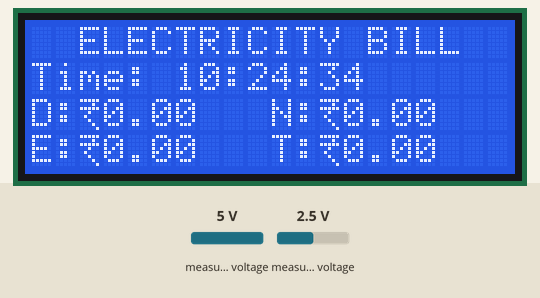
Simulated run of this sketch. Board: Arduino Uno, built with avr-gcc and run on an emulated ATmega328P. On the bench: 20×4 character LCD. Inputs (shaded band) come from the test bench; at power-on: measured voltage 5 V, measured voltage 2.5 V. The local clock reads 2024-03-15 10:24:30 at power-on unless the sketch sets it; EEPROM starts erased.

Above: at 4.8 s.
At 15.4 s:
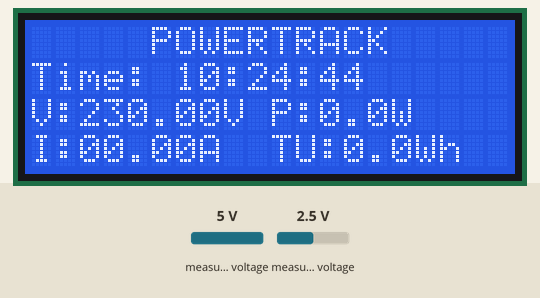
15.5 s: measured voltage (sensor 0) set to 0.3 V
At 17.8 s:
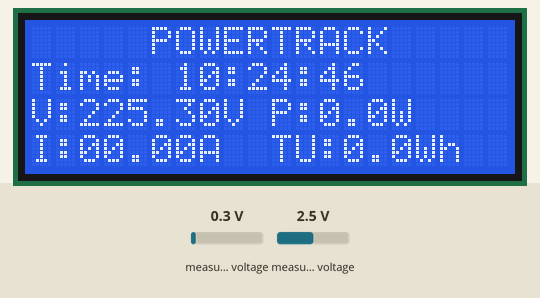
23.3 s: measured voltage (sensor 0) set to 3.8 V
At 37.0 s:
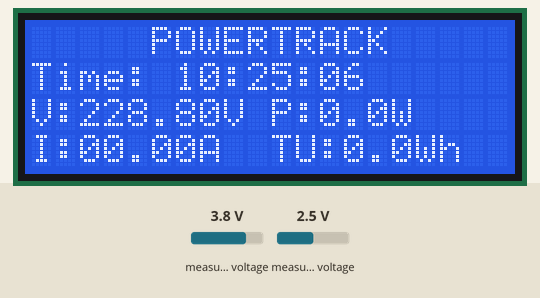
58.5 s: measured voltage (sensor 0) set to 7.5 V
At 61.3 s:
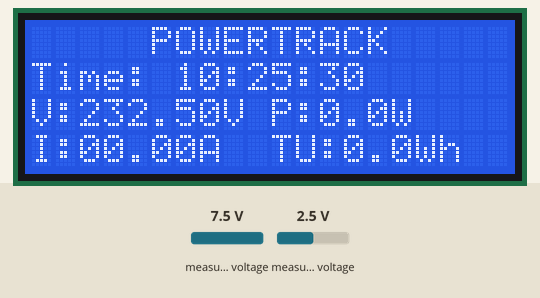
Timing chart, 0 to 62.4 s (numbered marks = the images above; inputs shaded):
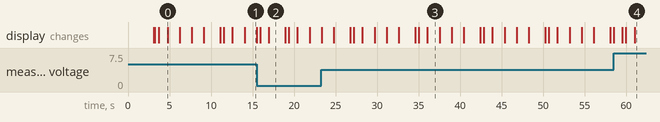

The sketch:

PowerTrack_Main.ino
```cpp
/*
 PowerTrack: An IoT based Energy Meter
   An Energy Meter featuring:
    1. Voltage Calculation
    2. Current Calculation
    3. Power Calculation
    4. Current Day Units consumption
    5. Units consumed wrt. time of Day
    6. Electric Bill Calculation System wrt. time of Day

    created 14 Mar 2024
    by Amith Mathew Titus, Anugraha M. and Chaithanya C.
*/

//Only Change these Parameters if Required

String Meter_Number = "00001";
float Input_Voltage = 4.96;
int Page_Change_Delay = 4000;
int In_Page_Loop_Delay = 1000;
float Country_Frequency = 50.0;

//////////////////////////////////////////////////////////////////////////////////////////////////////////////////////////////
/////////////////////////////////////Code Begins Here/////////////////////////////////////////////////////////////////////////
//////////////////////////////////////////////////////////////////////////////////////////////////////////////////////////////

#include <LiquidCrystal_I2C.h>
#include "ADS1X15.h"
#include <Wire.h>
#include <SoftwareSerial.h>
#include <ZMPT101B.h>
#include "RTClib.h"
#include <EEPROM.h>

#define SENSITIVITY 500.0f

LiquidCrystal_I2C lcd(0X27, 20, 4); //(address, Length, Width)

SoftwareSerial s(4, 2);  //(RX,TX)

ADS1115 ADS(0x48);

//Voltage ZMPT101B
ZMPT101B VoltSense(A2, Country_Frequency);
float V = 0;

//Current ACS758
float I = 0;
uint8_t i = 0;
uint32_t period = 1000000 / Country_Frequency;

//Power
double realPower;
double Pfactor = 0.0;
float P = 0;

//Units & Price
float units = 0;
float Unit_Day, Unit_Eve, Unit_Night, Today_Unit;
int This_Day;

//Data Send 'n' Recieve
String PriceDay, PriceNight, PriceEve;
float fPriceDay = 0.0;
float fPriceNight = 0.0;
float fPriceEve = 0.0;
float Pri_Day = 0.0;
float Pri_Eve = 0.0;
float Pri_Night = 0.0;
float Total_Rate = 0.0;

char c;
String dataIn;
int8_t indexOfA, indexOfB, indexOfC;

//Initialize other Variables
long Screenxt = 0;
unsigned long lasttime = 0;
long ScreenSelect = 0;

//Time RTC
RTC_DS3231 rtc;

byte RupeeSymbol[] = { 0x1F, 0x02, 0x1F, 0x04, 0x08, 0x04, 0x02, 0x01};

void setup() {
  Serial.begin(115200);
  s.begin(9600);
  VoltSense.setSensitivity(SENSITIVITY);
  Wire.begin();
  rtc.begin();
  lcd.init();
  lcd.backlight();
  lcd.setCursor(5, 0);
  lcd.print("POWERTRACK");
  lcd.setCursor(2, 2);
  lcd.print("Meter No : ");
  lcd.print(Meter_Number);
  delay(3000);
  lcd.clear();

  lcd.createChar(1, RupeeSymbol);

  if (rtc.lostPower())  //sets the RTC to the date & time this sketch was compiled
  {
    rtc.adjust(DateTime(F(__DATE__), F(__TIME__)));
  }
  ADS.begin();

  //EEPROM Usage
  int k;
  EEPROM.get(0, k);

  if (k != 12) {
    EEPROM.put(0, 12);
    Unit_Day = 0.00f;
    Unit_Eve = 0.00f;
    Unit_Night = 0.00f;
    Today_Unit =0.00f;
    This_Day = 0;

  } else if (k = 12) {
    EEPROM.get(40, Today_Unit);
    EEPROM.get(50, Unit_Day);
    EEPROM.get(60, Unit_Eve);
    EEPROM.get(70, Unit_Night);
    EEPROM.get(90, This_Day);

  }

  delay(100);
}

void loop() {

  if (millis() - Screenxt > Page_Change_Delay) {
    ScreenSelect += 1;
    Screenxt = millis();
  }

  if (millis() - lasttime > 500) {
    if ((ScreenSelect % 3) == 1) {
      lcd.clear();
      displayPage_1();
    }

    else if ((ScreenSelect % 3) == 2) {
      lcd.clear();
      displayPage_2();
    }

    else if ((ScreenSelect % 3) == 0) {
      lcd.clear();
      displayPage_3();
    }
  }
}

void displayPage_1() {
  for (int j = 0; j < 5; j++) {

    lcd.setCursor(5, 0);
    lcd.print("POWERTRACK");

    time();

    Get_Voltage();

    getRmsCurrent();

    getPower();

    getEnergy();

    Price_Calculation();

    SendReceiveData();

    //Voltage
    if (V < 40) {
      lcd.setCursor(0, 2);
      lcd.print("V:000.00V ");  //Voltage

    } else {
      lcd.setCursor(0, 2);
      lcd.print("V:" + String(V, 2) + "V ");
    }

    //Current
    if (I < 0.031) {
      lcd.setCursor(0, 3);
      lcd.print("I:00.00A  ");  //Current
    } else if (I <= 9) {
      lcd.setCursor(0, 3);
      lcd.print("I:0" + String(I, 2) + "A");
    } else {
      lcd.setCursor(0, 3);
      lcd.print("I:" + String(I, 2) + "A");
    }

    //Power
    if (P >= 1000) {
      lcd.setCursor(10, 2);
      lcd.print("P:" + String(P / 1000, 3) + "kW");
    } else {
      lcd.setCursor(10, 2);
      lcd.print("P:" + String(P, 1) + "W");
    }

    //Power Factor
    if (Today_Unit >= 1000) {
      lcd.setCursor(10, 3);
      lcd.print("TU:" + String(Today_Unit/1000, 2) + "kWh");
    } else {
      lcd.setCursor(10, 3);
      lcd.print("TU:" + String(Today_Unit, 1) + "Wh");
    }

    delay(In_Page_Loop_Delay);
  }
  lasttime = millis();
}

void displayPage_2() {

  for (int j = 0; j < 5; j++) {

    lcd.setCursor(2, 0);
    lcd.print("UNITS wrt TIME");

    time();

    Get_Voltage();

    getRmsCurrent();

    getPower();

    getEnergy();

    Price_Calculation();

    SendReceiveData();

    lcd.setCursor(0, 2);
    lcd.print("D:" + String(Unit_Day, 2) + "kWh");

    lcd.setCursor(0, 3);
    lcd.print("E:" + String(Unit_Eve, 2) + "kWh");

    lcd.setCursor(10, 2);
    lcd.print("N:" + String(Unit_Night, 2) + "kWh");

    if (units >= 1) {
      lcd.setCursor(10, 3);
      lcd.print("U:" + String(units, 3) + "kWh");
    } else {
      lcd.setCursor(10, 3);
      lcd.print("U:" + String(units * 1000, 1) + "Wh");
    }

    delay(In_Page_Loop_Delay);
  }
  lasttime = millis();
}

void displayPage_3() {

  for (int j = 0; j < 5; j++) {

    lcd.setCursor(2, 0);
    lcd.print("ELECTRICITY BILL");

    time();

    Get_Voltage();

    getRmsCurrent();

    getPower();

    getEnergy();

    Price_Calculation();

    SendReceiveData();

    lcd.setCursor(0, 2);
    lcd.print("D:");
    lcd.write(1);
    lcd.print(Pri_Day);

    lcd.setCursor(0, 3);
    lcd.print("E:");
    lcd.write(1);
    lcd.print(Pri_Eve);

    lcd.setCursor(10, 2);
    lcd.print("N:");
    lcd.write(1);
    lcd.print(Pri_Night);

    lcd.setCursor(10, 3);
    lcd.print("T:");
    lcd.write(1);
    lcd.print(Total_Rate);

    delay(In_Page_Loop_Delay);
  }
  lasttime = millis();
}

void Parse_the_Data() {
  indexOfA = dataIn.indexOf("A");
  indexOfB = dataIn.indexOf("B");
  indexOfC = dataIn.indexOf("C");

  PriceDay = dataIn.substring(0, indexOfA);
  PriceEve = dataIn.substring(indexOfA + 1, indexOfB);
  PriceNight = dataIn.substring(indexOfB + 1, indexOfC);
}

void time() {
  DateTime now = rtc.now();
  lcd.setCursor(0, 1);
  lcd.print("Time:");
  lcd.setCursor(6, 1);
  if (now.hour() <= 9) {
    lcd.print("0");
    lcd.setCursor(7, 1);
    lcd.print(now.hour(), DEC);
  } else {
    lcd.print(now.hour(), DEC);
  }
  lcd.setCursor(8, 1);
  lcd.print(":");
  lcd.setCursor(9, 1);
  if (now.minute() <= 9) {
    lcd.print("0");
    lcd.setCursor(10, 1);
    lcd.print(now.minute(), DEC);
  } else {
    lcd.print(now.minute(), DEC);
  }
  lcd.setCursor(11, 1);
  lcd.print(":");
  lcd.setCursor(12, 1);

  if (now.second() <= 9) {
    lcd.print("0");
    lcd.setCursor(13, 1);
    lcd.print(now.second(), DEC);
  } else {
    lcd.print(now.second(), DEC);
  }
}

int getZeroPoint() {
  uint32_t Isum = 0;
  uint32_t measurements_count = 0;
  uint32_t t_start = micros();

  while (micros() - t_start < period) {
    Isum += ADS.readADC(0);
    measurements_count++;
  }

  return Isum / measurements_count;
}

void Get_Voltage() {
  V = VoltSense.getRmsVoltage();
  if (V < 40) {
    V = 0;
  }
}

void getRmsCurrent() {
  double readingCurrent = 0.0f;

  for (uint8_t i = 0; i < 2; i++) {
    int zeroPoint = getZeroPoint();

    int32_t Inow = 0;
    uint32_t Isum = 0;
    uint32_t measurements_count = 0;
    uint32_t t_start = micros();

    while (micros() - t_start < period) {
      Inow = ADS.readADC(0) - zeroPoint;
      Isum += (Inow * Inow);
      measurements_count++;
    }

    readingCurrent += sqrt(Isum / measurements_count) / 26667 * Input_Voltage / 0.040;
  }

  I = readingCurrent / 2;

  if (I < 0.031) {
    I = 0;
  }
}

void getPower() {
  double Prms = 0.0;
  double realPowerT = 0;
  double _Prm = 0.0;

  for (uint8_t i = 0; i < 2; i++) {
    double Pnow = 0;
    double Psum = 0;
    double Ponlysum = 0;

    uint32_t measurements_count = 0;
    uint32_t t_start = micros();
    realPower = 0;

    while (micros() - t_start < period) {
      Get_Voltage();
      getRmsCurrent();

      Pnow = V * I;
      Ponlysum += Pnow;
      Psum += (Pnow * Pnow);
      measurements_count++;
    }

    realPowerT = (Ponlysum / measurements_count);

    Prms += sqrt(Psum / measurements_count);
  }

  P = Prms / 2;

  if (P == 0) {
    Pfactor = 0;
  } else {
    if ((realPowerT / P) >= 0.95) {
      Pfactor = 0.95;
    } else {
      Pfactor = realPowerT / P;
    }
  }
}

void getEnergy() {
  float elapsedTimeHours = 1.03 / 3600.0;

  DateTime now1 = rtc.now();

  if (now1.hour() >= 6 && now1.hour() < 18) {
    Unit_Day = Unit_Day + ((P / 1000) * elapsedTimeHours);
  } else if (now1.hour() >= 18 && now1.hour() < 22) {
    Unit_Eve = Unit_Eve + ((P / 1000) * elapsedTimeHours);
  } else {
    Unit_Night = Unit_Night + ((P / 1000) * elapsedTimeHours);
  }

  if(now1.day() == This_Day){
   Today_Unit = Today_Unit + (P * elapsedTimeHours);
  }
  else if(now1.day() != This_Day){
    Today_Unit = 0;
    This_Day = now1.day();
    EEPROM.put(90, This_Day);
  }

  EEPROM.put(40, Today_Unit);
  EEPROM.put(50, Unit_Day);
  EEPROM.put(60, Unit_Eve);
  EEPROM.put(70, Unit_Night);

  units = (Unit_Day + Unit_Eve + Unit_Night);
}

void Price_Calculation() {
  Pri_Day = fPriceDay * Unit_Day;

  Pri_Eve = fPriceEve * Unit_Eve;

  Pri_Night = fPriceNight * Unit_Night;

  Total_Rate = Pri_Day + Pri_Eve + Pri_Night;
}

void SendReceiveData() {
  while (s.available() > 0) {
    c = s.read();

    if (c == '\n') {
      break;
    } else {
      dataIn += c;
    }
  }

  if (c == '\n') {
    Parse_the_Data();

    fPriceDay = PriceDay.toFloat();
    fPriceEve = PriceEve.toFloat();
    fPriceNight = PriceNight.toFloat();

    c = 0;
    dataIn = "";
  }

  s.print(V, 2); s.print("A"); s.print(I, 2); s.print("B"); s.print(P / 1000, 3); s.print("C"); s.print(units, 3); s.print("D"); s.print(Total_Rate, 2); s.print("E"); s.print(Today_Unit,3); s.print("F"); s.print("\n");
  s.flush();
}
```

Measured:
- what the display in image 0 shows lasts 1.4 s, from 4.8 s to 6.2 s
- what the display in image 2 shows lasts 1.9 s, from 17.0 s to 18.9 s
